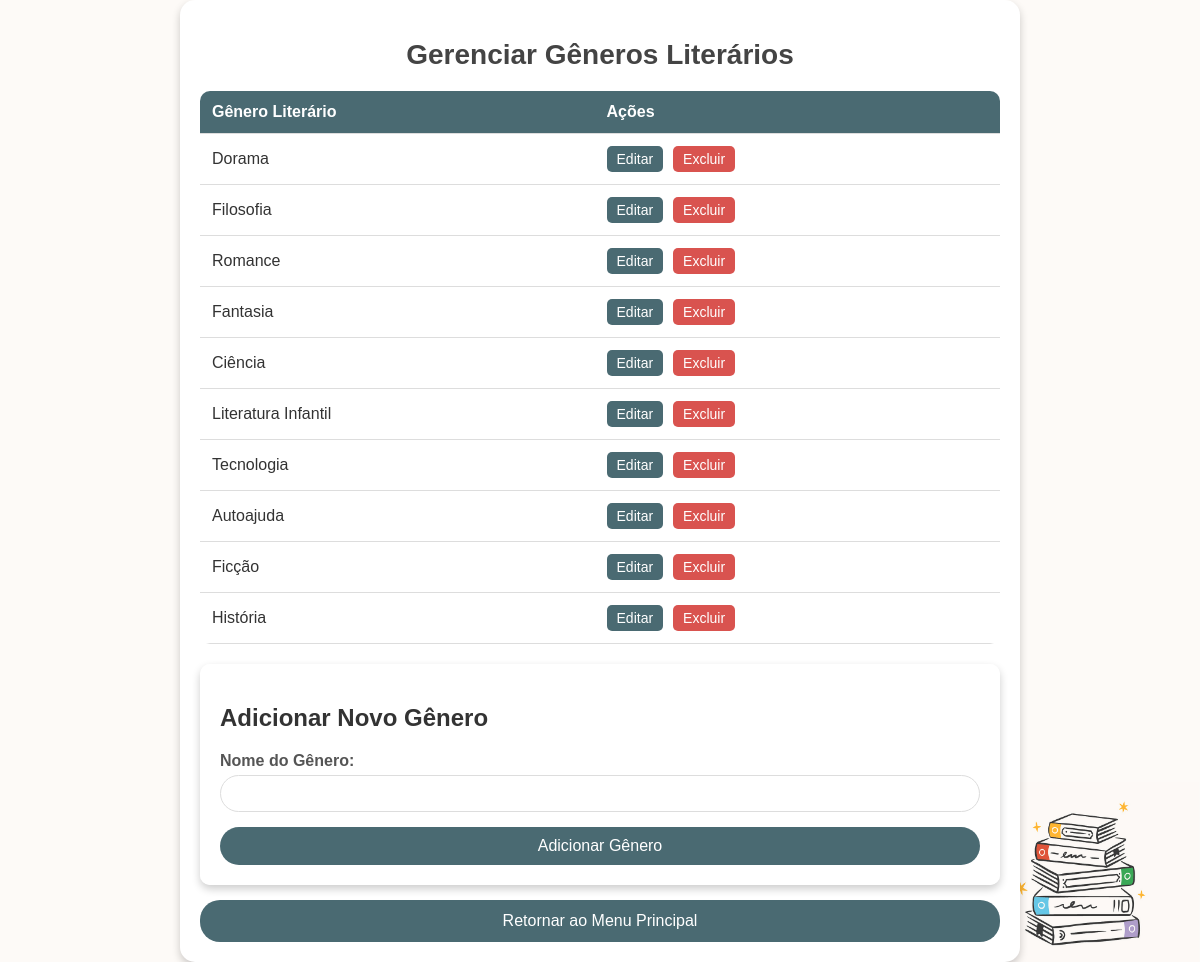
The app's page /manage_genres, older data.
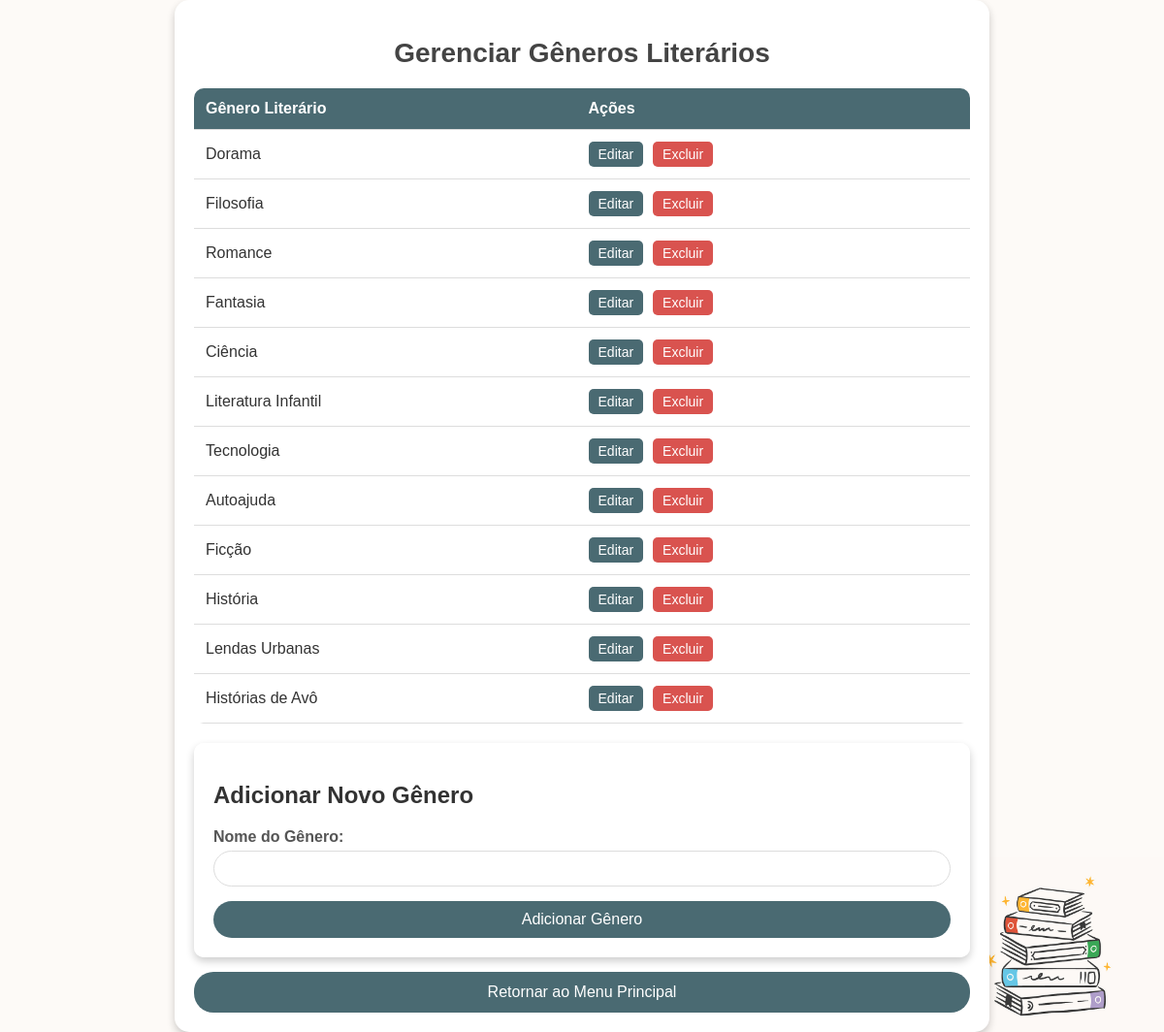
The same page, newer data.
### app.py (models this page shows)
class Genre(db.Model):
    id = db.Column(db.Integer, primary_key=True)
    name = db.Column(db.String(50), nullable=False)

### app.py (the view)
@app.route('/manage_genres')
def manage_genres():
    genres = Genre.query.all()
    return render_template('manage_genres.html', genres=genres)

### templates/manage_genres.html (shortened to what this page needs)
<!DOCTYPE html>
<html lang="en">
<head>
</head>
<body>
    <div class="container">
        <h1>Gerenciar Gêneros Literários</h1>
        <table>
            <thead>
                <tr>
                    <th>Gênero Literário</th>
                    <th>Ações</th>
                </tr>
            </thead>
            <tbody>
                {% for genre in genres %}
                    <tr>
                        <td>{{ genre.name }}</td>
                        <td class="action-buttons">
                            <a href="{{ url_for('edit_genre', genre_id=genre.id) }}"><button>Editar</button></a>
                            <form action="{{ url_for('delete_genre', genre_id=genre.id) }}" method="post" onsubmit="return confirm('Tem certeza que deseja excluir este gênero?');">
                                <button type="submit">Excluir</button>
                            </form>
                        </td>
                    </tr>
                {% endfor %}
            </tbody>
        </table>
        <div class="form-container">
            <h2>Adicionar Novo Gênero</h2>
            <form action="{{ url_for('add_genre') }}" method="post">
                <label for="name">Nome do Gênero:</label>
                <input type="text" name="name" id="name" required>
                <button type="submit">Adicionar Gênero</button>
            </form>
        </div>
        <a href="{{ url_for('home') }}" class="return-button">Retornar ao Menu Principal</a>
    </div>
</body>
</html>

Row changes from the older to the newer data that the page shows:
added Genre: name "Lendas Urbanas"
added Genre: name "Histórias de Avô"
